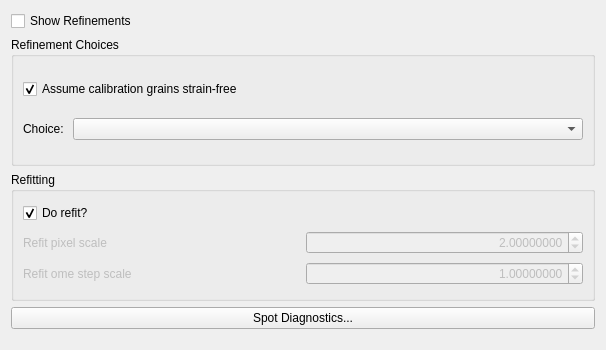
<?xml version="1.0" encoding="UTF-8"?>
<ui version="4.0">
 <class>hedm_calibration_custom_widgets</class>
 <widget class="QWidget" name="hedm_calibration_custom_widgets">
  <property name="geometry">
   <rect>
    <x>0</x>
    <y>0</y>
    <width>606</width>
    <height>350</height>
   </rect>
  </property>
  <layout class="QVBoxLayout" name="verticalLayout">
   <item>
    <widget class="QCheckBox" name="show_refinements">
     <property name="text">
      <string>Show Refinements</string>
     </property>
    </widget>
   </item>
   <item>
    <widget class="QGroupBox" name="refinements_group">
     <property name="title">
      <string>Refinement Choices</string>
     </property>
     <layout class="QGridLayout" name="gridLayout_2">
      <item row="0" column="0" colspan="2">
       <widget class="QCheckBox" name="fix_strain">
        <property name="toolTip">
         <string>&lt;html&gt;&lt;head/&gt;&lt;body&gt;&lt;p&gt;Sets all calibration grains' stretch tensors to identity and holds them fixed during refinement.&lt;/p&gt;&lt;/body&gt;&lt;/html&gt;</string>
        </property>
        <property name="text">
         <string>Assume calibration grains strain-free</string>
        </property>
        <property name="checked">
         <bool>true</bool>
        </property>
       </widget>
      </item>
      <item row="1" column="0" colspan="2">
       <layout class="QHBoxLayout" name="horizontalLayout">
        <item>
         <widget class="QLabel" name="refinement_choice_label">
          <property name="sizePolicy">
           <sizepolicy hsizetype="Fixed" vsizetype="Preferred">
            <horstretch>0</horstretch>
            <verstretch>0</verstretch>
           </sizepolicy>
          </property>
          <property name="toolTip">
           <string>&lt;html&gt;&lt;head/&gt;&lt;body&gt;&lt;p&gt;Select a preset refinement choice. Here are descriptions of each:&lt;/p&gt;&lt;p&gt;&lt;br/&gt;&lt;/p&gt;&lt;p&gt;&lt;span style=&quot; font-weight:600;&quot;&gt;Fix origin based on current sample/detector position&lt;/span&gt; - Holds detectors fixed along the Y axis during refinement&lt;/p&gt;&lt;p&gt;&lt;br/&gt;&lt;/p&gt;&lt;p&gt;&lt;span style=&quot; font-weight:600;&quot;&gt;Reset origin to grain centroid position&lt;/span&gt; - Set first calibration grain's centroid to [0,0,0] and holds it fixed during refinement&lt;/p&gt;&lt;p&gt;&lt;br/&gt;&lt;/p&gt;&lt;p&gt;&lt;span style=&quot; font-weight:600;&quot;&gt;Reset Y axis origin to grain's Y position&lt;/span&gt; - Sets the first calibration grain's Y position to zero and holds it fixed in Y during refinement&lt;/p&gt;&lt;p&gt;&lt;br/&gt;&lt;/p&gt;&lt;p&gt;&lt;span style=&quot; font-weight:600;&quot;&gt;Custom refinement parameters&lt;/span&gt; - Uses current parameter refinement choices.  Check refinements tab to see current selection.  &lt;span style=&quot; font-weight:600;&quot;&gt;Warning&lt;/span&gt;: Incompatible choices can be made without proper consideration of the system's degrees of freedom&lt;/p&gt;&lt;/body&gt;&lt;/html&gt;</string>
          </property>
          <property name="text">
           <string>Choice: </string>
          </property>
         </widget>
        </item>
        <item>
         <widget class="QComboBox" name="refinement_choice">
          <property name="toolTip">
           <string>&lt;html&gt;&lt;head/&gt;&lt;body&gt;&lt;p&gt;Select a preset refinement choice. Here are descriptions of each:&lt;/p&gt;&lt;p&gt;&lt;br/&gt;&lt;/p&gt;&lt;p&gt;&lt;span style=&quot; font-weight:600;&quot;&gt;Fix origin based on current sample/detector position&lt;/span&gt; - Holds detectors fixed along the Y axis during refinement&lt;/p&gt;&lt;p&gt;&lt;br/&gt;&lt;/p&gt;&lt;p&gt;&lt;span style=&quot; font-weight:600;&quot;&gt;Reset origin to grain centroid position&lt;/span&gt; - Set first calibration grain's centroid to [0,0,0] and holds it fixed during refinement&lt;/p&gt;&lt;p&gt;&lt;br/&gt;&lt;/p&gt;&lt;p&gt;&lt;span style=&quot; font-weight:600;&quot;&gt;Reset Y axis origin to grain's Y position&lt;/span&gt; - Sets the first calibration grain's Y position to zero and holds it fixed in Y during refinement&lt;/p&gt;&lt;p&gt;&lt;br/&gt;&lt;/p&gt;&lt;p&gt;&lt;span style=&quot; font-weight:600;&quot;&gt;Custom refinement parameters&lt;/span&gt; - Uses current parameter refinement choices.  Check refinements tab to see current selection.  &lt;span style=&quot; font-weight:600;&quot;&gt;Warning&lt;/span&gt;: Incompatible choices can be made without proper consideration of the system's degrees of freedom&lt;/p&gt;&lt;/body&gt;&lt;/html&gt;</string>
          </property>
         </widget>
        </item>
       </layout>
      </item>
     </layout>
    </widget>
   </item>
   <item>
    <widget class="QGroupBox" name="refitting_group">
     <property name="title">
      <string>Refitting</string>
     </property>
     <layout class="QGridLayout" name="gridLayout">
      <item row="1" column="0">
       <widget class="QLabel" name="refit_pixel_scale_label">
        <property name="enabled">
         <bool>false</bool>
        </property>
        <property name="toolTip">
         <string>&lt;html&gt;&lt;head/&gt;&lt;body&gt;&lt;p&gt;If &amp;quot;Do refit?&amp;quot; is not checked: The grain and instrument parameters will be refined once.&lt;/p&gt;&lt;p&gt;If &amp;quot;Do refit?&amp;quot; is checked: The grain and instrument parameters will first be refined. Afterwards, a filtering step will filter out reflections that are too far away in x, y, or omega from the predicted values, and then the grain and instrument parameters will be refined again.&lt;/p&gt;&lt;p&gt;&lt;br/&gt;&lt;/p&gt;&lt;p&gt;The &amp;quot;Refit pixel scale&amp;quot; is the maximum distance (in pixels) in x or y before the reflection is filtered out.&lt;/p&gt;&lt;p&gt;&lt;br/&gt;&lt;/p&gt;&lt;p&gt;The &amp;quot;Refit omega step scale&amp;quot; is the maximum distance in omega steps before the reflection is filtered out. For example, if the omega step size is 0.25 degrees, and the &amp;quot;Refit omega step scale&amp;quot; is 2, then the maximum allowable difference in omega is 2 * 0.25 degrees = 0.5 degrees.&lt;/p&gt;&lt;/body&gt;&lt;/html&gt;</string>
        </property>
        <property name="text">
         <string>Refit pixel scale</string>
        </property>
       </widget>
      </item>
      <item row="0" column="0">
       <widget class="QCheckBox" name="do_refit">
        <property name="toolTip">
         <string>&lt;html&gt;&lt;head/&gt;&lt;body&gt;&lt;p&gt;If &amp;quot;Do refit?&amp;quot; is not checked: The grain and instrument parameters will be refined once.&lt;/p&gt;&lt;p&gt;If &amp;quot;Do refit?&amp;quot; is checked: The grain and instrument parameters will first be refined. Afterwards, a filtering step will filter out reflections that are too far away in x, y, or omega from the predicted values, and then the grain and instrument parameters will be refined again.&lt;/p&gt;&lt;p&gt;&lt;br/&gt;&lt;/p&gt;&lt;p&gt;The &amp;quot;Refit pixel scale&amp;quot; is the maximum distance (in pixels) in x or y before the reflection is filtered out.&lt;/p&gt;&lt;p&gt;&lt;br/&gt;&lt;/p&gt;&lt;p&gt;The &amp;quot;Refit omega step scale&amp;quot; is the maximum distance in omega steps before the reflection is filtered out. For example, if the omega step size is 0.25 degrees, and the &amp;quot;Refit omega step scale&amp;quot; is 2, then the maximum allowable difference in omega is 2 * 0.25 degrees = 0.5 degrees.&lt;/p&gt;&lt;/body&gt;&lt;/html&gt;</string>
        </property>
        <property name="text">
         <string>Do refit?</string>
        </property>
        <property name="checked">
         <bool>true</bool>
        </property>
       </widget>
      </item>
      <item row="2" column="0">
       <widget class="QLabel" name="refit_ome_step_scale_label">
        <property name="enabled">
         <bool>false</bool>
        </property>
        <property name="toolTip">
         <string>&lt;html&gt;&lt;head/&gt;&lt;body&gt;&lt;p&gt;If &amp;quot;Do refit?&amp;quot; is not checked: The grain and instrument parameters will be refined once.&lt;/p&gt;&lt;p&gt;If &amp;quot;Do refit?&amp;quot; is checked: The grain and instrument parameters will first be refined. Afterwards, a filtering step will filter out reflections that are too far away in x, y, or omega from the predicted values, and then the grain and instrument parameters will be refined again.&lt;/p&gt;&lt;p&gt;&lt;br/&gt;&lt;/p&gt;&lt;p&gt;The &amp;quot;Refit pixel scale&amp;quot; is the maximum distance (in pixels) in x or y before the reflection is filtered out.&lt;/p&gt;&lt;p&gt;&lt;br/&gt;&lt;/p&gt;&lt;p&gt;The &amp;quot;Refit omega step scale&amp;quot; is the maximum distance in omega steps before the reflection is filtered out. For example, if the omega step size is 0.25 degrees, and the &amp;quot;Refit omega step scale&amp;quot; is 2, then the maximum allowable difference in omega is 2 * 0.25 degrees = 0.5 degrees.&lt;/p&gt;&lt;/body&gt;&lt;/html&gt;</string>
        </property>
        <property name="text">
         <string>Refit ome step scale</string>
        </property>
       </widget>
      </item>
      <item row="1" column="1">
       <widget class="ScientificDoubleSpinBox" name="refit_pixel_scale">
        <property name="enabled">
         <bool>false</bool>
        </property>
        <property name="sizePolicy">
         <sizepolicy hsizetype="Minimum" vsizetype="Fixed">
          <horstretch>0</horstretch>
          <verstretch>0</verstretch>
         </sizepolicy>
        </property>
        <property name="toolTip">
         <string>&lt;html&gt;&lt;head/&gt;&lt;body&gt;&lt;p&gt;If &amp;quot;Do refit?&amp;quot; is not checked: The grain and instrument parameters will be refined once.&lt;/p&gt;&lt;p&gt;If &amp;quot;Do refit?&amp;quot; is checked: The grain and instrument parameters will first be refined. Afterwards, a filtering step will filter out reflections that are too far away in x, y, or omega from the predicted values, and then the grain and instrument parameters will be refined again.&lt;/p&gt;&lt;p&gt;&lt;br/&gt;&lt;/p&gt;&lt;p&gt;The &amp;quot;Refit pixel scale&amp;quot; is the maximum distance (in pixels) in x or y before the reflection is filtered out.&lt;/p&gt;&lt;p&gt;&lt;br/&gt;&lt;/p&gt;&lt;p&gt;The &amp;quot;Refit omega step scale&amp;quot; is the maximum distance in omega steps before the reflection is filtered out. For example, if the omega step size is 0.25 degrees, and the &amp;quot;Refit omega step scale&amp;quot; is 2, then the maximum allowable difference in omega is 2 * 0.25 degrees = 0.5 degrees.&lt;/p&gt;&lt;/body&gt;&lt;/html&gt;</string>
        </property>
        <property name="alignment">
         <set>Qt::AlignRight|Qt::AlignTrailing|Qt::AlignVCenter</set>
        </property>
        <property name="decimals">
         <number>8</number>
        </property>
        <property name="maximum">
         <double>1000000.000000000000000</double>
        </property>
        <property name="value">
         <double>2.000000000000000</double>
        </property>
       </widget>
      </item>
      <item row="2" column="1">
       <widget class="ScientificDoubleSpinBox" name="refit_ome_step_scale">
        <property name="enabled">
         <bool>false</bool>
        </property>
        <property name="toolTip">
         <string>&lt;html&gt;&lt;head/&gt;&lt;body&gt;&lt;p&gt;If &amp;quot;Do refit?&amp;quot; is not checked: The grain and instrument parameters will be refined once.&lt;/p&gt;&lt;p&gt;If &amp;quot;Do refit?&amp;quot; is checked: The grain and instrument parameters will first be refined. Afterwards, a filtering step will filter out reflections that are too far away in x, y, or omega from the predicted values, and then the grain and instrument parameters will be refined again.&lt;/p&gt;&lt;p&gt;&lt;br/&gt;&lt;/p&gt;&lt;p&gt;The &amp;quot;Refit pixel scale&amp;quot; is the maximum distance (in pixels) in x or y before the reflection is filtered out.&lt;/p&gt;&lt;p&gt;&lt;br/&gt;&lt;/p&gt;&lt;p&gt;The &amp;quot;Refit omega step scale&amp;quot; is the maximum distance in omega steps before the reflection is filtered out. For example, if the omega step size is 0.25 degrees, and the &amp;quot;Refit omega step scale&amp;quot; is 2, then the maximum allowable difference in omega is 2 * 0.25 degrees = 0.5 degrees.&lt;/p&gt;&lt;/body&gt;&lt;/html&gt;</string>
        </property>
        <property name="alignment">
         <set>Qt::AlignRight|Qt::AlignTrailing|Qt::AlignVCenter</set>
        </property>
        <property name="decimals">
         <number>8</number>
        </property>
        <property name="maximum">
         <double>1000000.000000000000000</double>
        </property>
        <property name="value">
         <double>1.000000000000000</double>
        </property>
       </widget>
      </item>
     </layout>
    </widget>
   </item>
   <item>
    <widget class="QPushButton" name="spot_diagnostics">
     <property name="text">
      <string>Spot Diagnostics...</string>
     </property>
     <property name="toolTip">
      <string>View diagnostic plots comparing predicted and measured spot positions and angles</string>
     </property>
    </widget>
   </item>
   <item>
    <spacer name="verticalSpacer">
     <property name="orientation">
      <enum>Qt::Vertical</enum>
     </property>
     <property name="sizeType">
      <enum>QSizePolicy::Fixed</enum>
     </property>
     <property name="sizeHint" stdset="0">
      <size>
       <width>20</width>
       <height>10</height>
      </size>
     </property>
    </spacer>
   </item>
  </layout>
 </widget>
 <customwidgets>
  <customwidget>
   <class>ScientificDoubleSpinBox</class>
   <extends>QDoubleSpinBox</extends>
   <header>scientificspinbox.h</header>
  </customwidget>
 </customwidgets>
 <tabstops>
  <tabstop>do_refit</tabstop>
  <tabstop>refit_pixel_scale</tabstop>
  <tabstop>refit_ome_step_scale</tabstop>
  <tabstop>fix_strain</tabstop>
  <tabstop>refinement_choice</tabstop>
 </tabstops>
 <resources/>
 <connections>
  <connection>
   <sender>do_refit</sender>
   <signal>toggled(bool)</signal>
   <receiver>refit_ome_step_scale_label</receiver>
   <slot>setEnabled(bool)</slot>
   <hints>
    <hint type="sourcelabel">
     <x>235</x>
     <y>385</y>
    </hint>
    <hint type="destinationlabel">
     <x>149</x>
     <y>467</y>
    </hint>
   </hints>
  </connection>
  <connection>
   <sender>do_refit</sender>
   <signal>toggled(bool)</signal>
   <receiver>refit_ome_step_scale</receiver>
   <slot>setEnabled(bool)</slot>
   <hints>
    <hint type="sourcelabel">
     <x>235</x>
     <y>385</y>
    </hint>
    <hint type="destinationlabel">
     <x>452</x>
     <y>467</y>
    </hint>
   </hints>
  </connection>
  <connection>
   <sender>do_refit</sender>
   <signal>toggled(bool)</signal>
   <receiver>refit_pixel_scale</receiver>
   <slot>setEnabled(bool)</slot>
   <hints>
    <hint type="sourcelabel">
     <x>235</x>
     <y>385</y>
    </hint>
    <hint type="destinationlabel">
     <x>452</x>
     <y>426</y>
    </hint>
   </hints>
  </connection>
  <connection>
   <sender>do_refit</sender>
   <signal>toggled(bool)</signal>
   <receiver>refit_pixel_scale_label</receiver>
   <slot>setEnabled(bool)</slot>
   <hints>
    <hint type="sourcelabel">
     <x>235</x>
     <y>385</y>
    </hint>
    <hint type="destinationlabel">
     <x>149</x>
     <y>426</y>
    </hint>
   </hints>
  </connection>
 </connections>
</ui>
